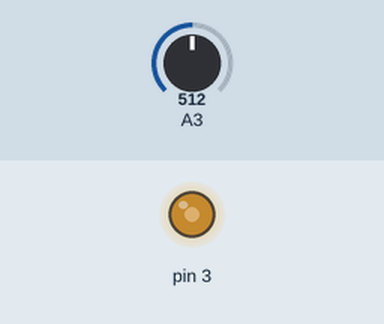
Simulated run of this sketch. Board: Arduino Uno, built with avr-gcc and run on an emulated ATmega328P. Parts: output pins drawn as LEDs (lit = HIGH). The inputs (shaded band) are chosen by the test bench; at power-on: A3 = 512.

Above: at 1.2 s.
1.3 s: A3 set to 716
At 1.6 s:
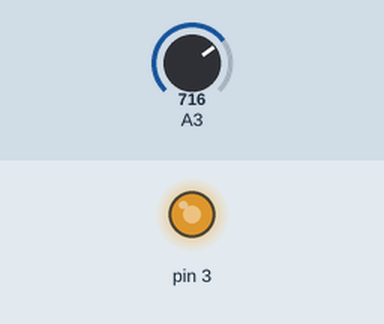
2.8 s: A3 set to 900
At 3.7 s:
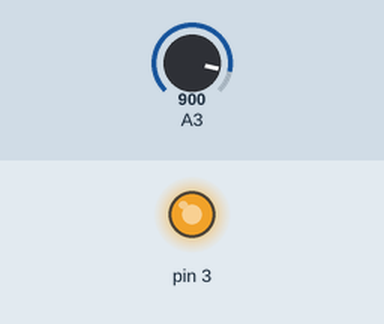
4.3 s: A3 set to 122
At 5.3 s:
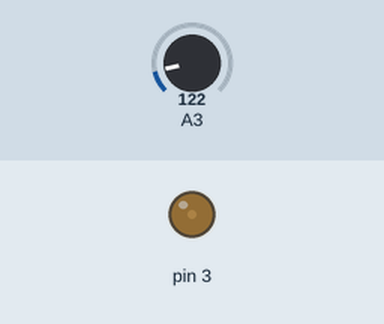
5.8 s: A3 set to 0
At 6.1 s:
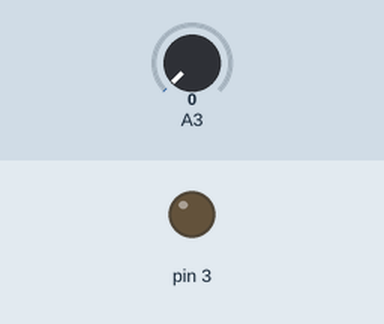
7.3 s: A3 set to 511
At 8.2 s:
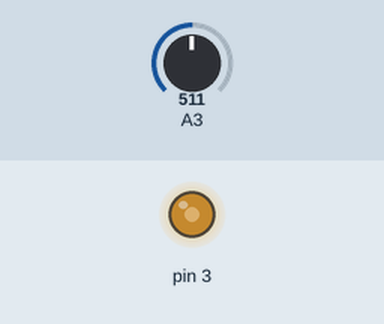
Timing chart, 0 to 9.8 s (numbered marks = the images above; inputs shaded):
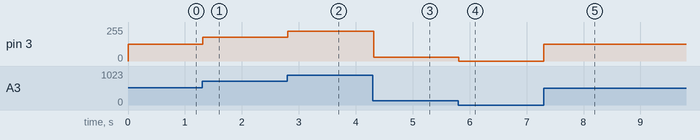

The sketch:

LDR_to_led.ino
```cpp
void setup()
{
  // put your setup code here, to run once:
  Serial.begin(9600);
  pinMode(3,OUTPUT);

}

void loop()
{
  int k=analogRead(A3);
  int  brightness=(k/1023.0)*255;
  analogWrite(3,brightness);
  delay(20);
}
```

Measured:
- after the input at 1.3 s, pin 3: 127/255 → 178/255 at once
- after the input at 2.8 s, pin 3: 178/255 → 224/255 at once
- after the input at 4.3 s, pin 3: 224/255 → 30/255 at once
- after the input at 5.8 s, pin 3: 30/255 → 0/255 at once
- after the input at 7.3 s, pin 3: 0/255 → 127/255 at once
